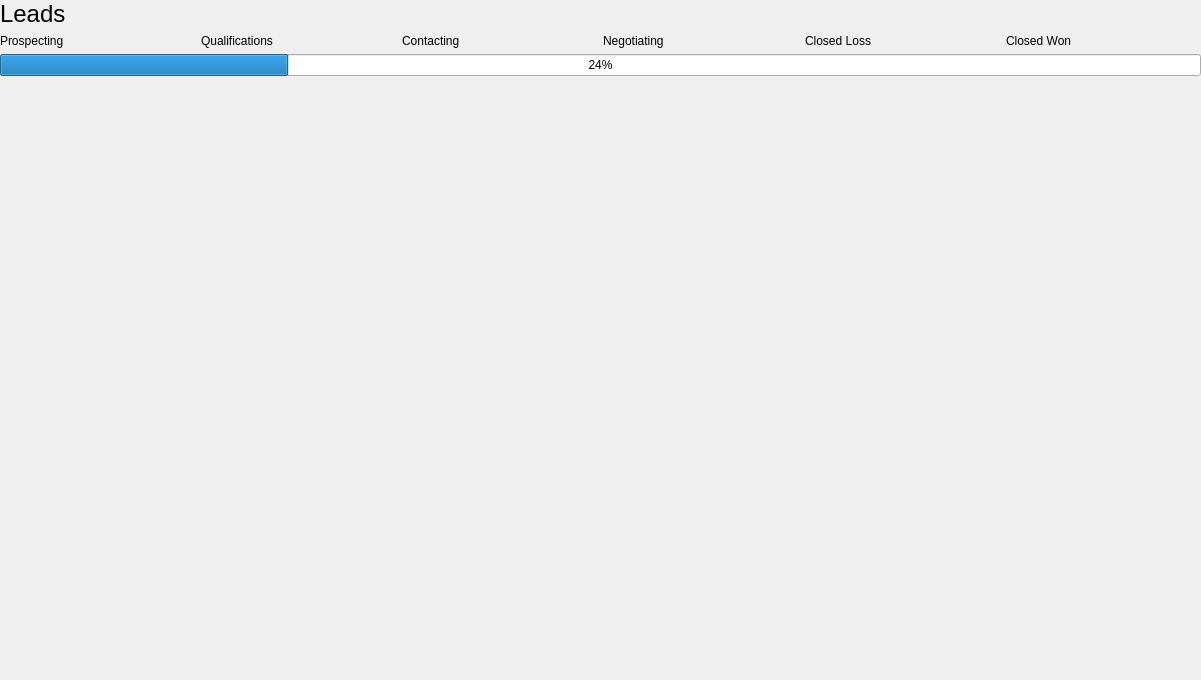
<?xml version="1.0" encoding="UTF-8"?>
<ui version="4.0">
 <class>Form</class>
 <widget class="QWidget" name="Form">
  <property name="geometry">
   <rect>
    <x>0</x>
    <y>0</y>
    <width>1201</width>
    <height>680</height>
   </rect>
  </property>
  <property name="windowTitle">
   <string>Lead </string>
  </property>
  <widget class="QWidget" name="gridLayoutWidget">
   <property name="geometry">
    <rect>
     <x>0</x>
     <y>0</y>
     <width>1201</width>
     <height>671</height>
    </rect>
   </property>
   <layout class="QGridLayout" name="gridLayout">
    <item row="0" column="0">
     <widget class="QLabel" name="label">
      <property name="sizePolicy">
       <sizepolicy hsizetype="Expanding" vsizetype="Fixed">
        <horstretch>0</horstretch>
        <verstretch>0</verstretch>
       </sizepolicy>
      </property>
      <property name="font">
       <font>
        <pointsize>18</pointsize>
       </font>
      </property>
      <property name="text">
       <string>Leads</string>
      </property>
     </widget>
    </item>
    <item row="1" column="0">
     <layout class="QHBoxLayout" name="horizontalLayout_7">
      <item>
       <widget class="QLabel" name="prospecting_txt">
        <property name="sizePolicy">
         <sizepolicy hsizetype="Expanding" vsizetype="Fixed">
          <horstretch>0</horstretch>
          <verstretch>0</verstretch>
         </sizepolicy>
        </property>
        <property name="text">
         <string>Prospecting</string>
        </property>
       </widget>
      </item>
      <item>
       <widget class="QLabel" name="qualifications_txt">
        <property name="sizePolicy">
         <sizepolicy hsizetype="Expanding" vsizetype="Fixed">
          <horstretch>0</horstretch>
          <verstretch>0</verstretch>
         </sizepolicy>
        </property>
        <property name="text">
         <string>Qualifications</string>
        </property>
       </widget>
      </item>
      <item>
       <widget class="QLabel" name="contacting_txt">
        <property name="sizePolicy">
         <sizepolicy hsizetype="Expanding" vsizetype="Fixed">
          <horstretch>0</horstretch>
          <verstretch>0</verstretch>
         </sizepolicy>
        </property>
        <property name="text">
         <string>Contacting</string>
        </property>
       </widget>
      </item>
      <item>
       <widget class="QLabel" name="negotiating_txt">
        <property name="sizePolicy">
         <sizepolicy hsizetype="Expanding" vsizetype="Fixed">
          <horstretch>0</horstretch>
          <verstretch>0</verstretch>
         </sizepolicy>
        </property>
        <property name="text">
         <string>Negotiating</string>
        </property>
       </widget>
      </item>
      <item>
       <widget class="QLabel" name="loss_txt">
        <property name="sizePolicy">
         <sizepolicy hsizetype="Expanding" vsizetype="Fixed">
          <horstretch>0</horstretch>
          <verstretch>0</verstretch>
         </sizepolicy>
        </property>
        <property name="text">
         <string>Closed Loss</string>
        </property>
       </widget>
      </item>
      <item>
       <widget class="QLabel" name="won_txt">
        <property name="sizePolicy">
         <sizepolicy hsizetype="Expanding" vsizetype="Fixed">
          <horstretch>0</horstretch>
          <verstretch>0</verstretch>
         </sizepolicy>
        </property>
        <property name="text">
         <string>Closed Won</string>
        </property>
       </widget>
      </item>
     </layout>
    </item>
    <item row="2" column="0">
     <layout class="QHBoxLayout" name="horizontalLayout_6">
      <item>
       <widget class="QProgressBar" name="info_bar">
        <property name="value">
         <number>24</number>
        </property>
       </widget>
      </item>
     </layout>
    </item>
    <item row="3" column="0">
     <spacer name="verticalSpacer">
      <property name="orientation">
       <enum>Qt::Orientation::Vertical</enum>
      </property>
      <property name="sizeHint" stdset="0">
       <size>
        <width>20</width>
        <height>40</height>
       </size>
      </property>
     </spacer>
    </item>
   </layout>
  </widget>
 </widget>
 <resources/>
 <connections/>
</ui>
